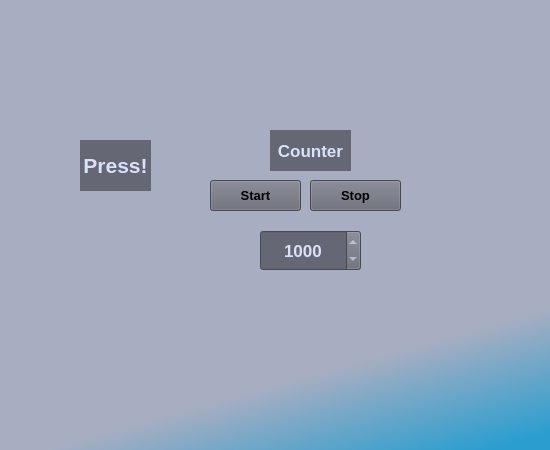
<?xml version="1.0" encoding="UTF-8"?>
<ui version="4.0">
 <class>Widget</class>
 <widget class="QWidget" name="Widget">
  <property name="geometry">
   <rect>
    <x>0</x>
    <y>0</y>
    <width>550</width>
    <height>450</height>
   </rect>
  </property>
  <property name="minimumSize">
   <size>
    <width>550</width>
    <height>450</height>
   </size>
  </property>
  <property name="windowTitle">
   <string>Amperino Test Bench - Eydi Gözeneli</string>
  </property>
  <property name="styleSheet">
   <string notr="true">background-color: qlineargradient(spread:pad, x1:0.914591, y1:0.71, x2:1, y2:0.96, stop:0 rgba(168, 174, 194, 255), stop:1 rgba(43, 158, 207, 255));</string>
  </property>
  <widget class="QLabel" name="label">
   <property name="geometry">
    <rect>
     <x>20</x>
     <y>10</y>
     <width>241</width>
     <height>81</height>
    </rect>
   </property>
   <property name="styleSheet">
    <string notr="true">background-color: rgb(168, 174, 194);</string>
   </property>
   <property name="pixmap">
    <pixmap>../../../Downloads/ortali-gri-3.png</pixmap>
   </property>
   <property name="scaledContents">
    <bool>true</bool>
   </property>
  </widget>
  <widget class="QLabel" name="key_show_label">
   <property name="geometry">
    <rect>
     <x>80</x>
     <y>140</y>
     <width>71</width>
     <height>51</height>
    </rect>
   </property>
   <property name="font">
    <font>
     <pointsize>16</pointsize>
     <weight>75</weight>
     <bold>true</bold>
    </font>
   </property>
   <property name="styleSheet">
    <string notr="true">background-color: rgb(101, 104, 116);
color: rgb(217, 224, 250);</string>
   </property>
   <property name="text">
    <string>Press!</string>
   </property>
   <property name="alignment">
    <set>Qt::AlignCenter</set>
   </property>
   <property name="margin">
    <number>3</number>
   </property>
  </widget>
  <widget class="QLabel" name="counter_label">
   <property name="geometry">
    <rect>
     <x>270</x>
     <y>130</y>
     <width>81</width>
     <height>41</height>
    </rect>
   </property>
   <property name="font">
    <font>
     <pointsize>13</pointsize>
     <weight>75</weight>
     <bold>true</bold>
    </font>
   </property>
   <property name="styleSheet">
    <string notr="true">background-color: rgb(101, 104, 116);
color: rgb(217, 224, 250);</string>
   </property>
   <property name="text">
    <string>Counter</string>
   </property>
   <property name="alignment">
    <set>Qt::AlignCenter</set>
   </property>
  </widget>
  <widget class="QPushButton" name="startButton">
   <property name="geometry">
    <rect>
     <x>210</x>
     <y>180</y>
     <width>91</width>
     <height>31</height>
    </rect>
   </property>
   <property name="font">
    <font>
     <pointsize>10</pointsize>
     <weight>75</weight>
     <bold>true</bold>
    </font>
   </property>
   <property name="styleSheet">
    <string notr="true">background-color: rgb(101, 104, 116);</string>
   </property>
   <property name="text">
    <string>Start</string>
   </property>
  </widget>
  <widget class="QPushButton" name="stopButton">
   <property name="geometry">
    <rect>
     <x>310</x>
     <y>180</y>
     <width>91</width>
     <height>31</height>
    </rect>
   </property>
   <property name="font">
    <font>
     <pointsize>10</pointsize>
     <weight>75</weight>
     <bold>true</bold>
    </font>
   </property>
   <property name="styleSheet">
    <string notr="true">background-color: rgb(101, 104, 116);</string>
   </property>
   <property name="text">
    <string>Stop</string>
   </property>
  </widget>
  <widget class="QSpinBox" name="spinBox">
   <property name="geometry">
    <rect>
     <x>260</x>
     <y>230</y>
     <width>101</width>
     <height>41</height>
    </rect>
   </property>
   <property name="font">
    <font>
     <pointsize>13</pointsize>
     <weight>75</weight>
     <bold>true</bold>
    </font>
   </property>
   <property name="styleSheet">
    <string notr="true">background-color: rgb(101, 104, 116);
color: rgb(217, 224, 250);</string>
   </property>
   <property name="alignment">
    <set>Qt::AlignCenter</set>
   </property>
   <property name="keyboardTracking">
    <bool>false</bool>
   </property>
   <property name="maximum">
    <number>10000</number>
   </property>
   <property name="singleStep">
    <number>100</number>
   </property>
   <property name="value">
    <number>1000</number>
   </property>
  </widget>
 </widget>
 <resources/>
 <connections/>
</ui>
